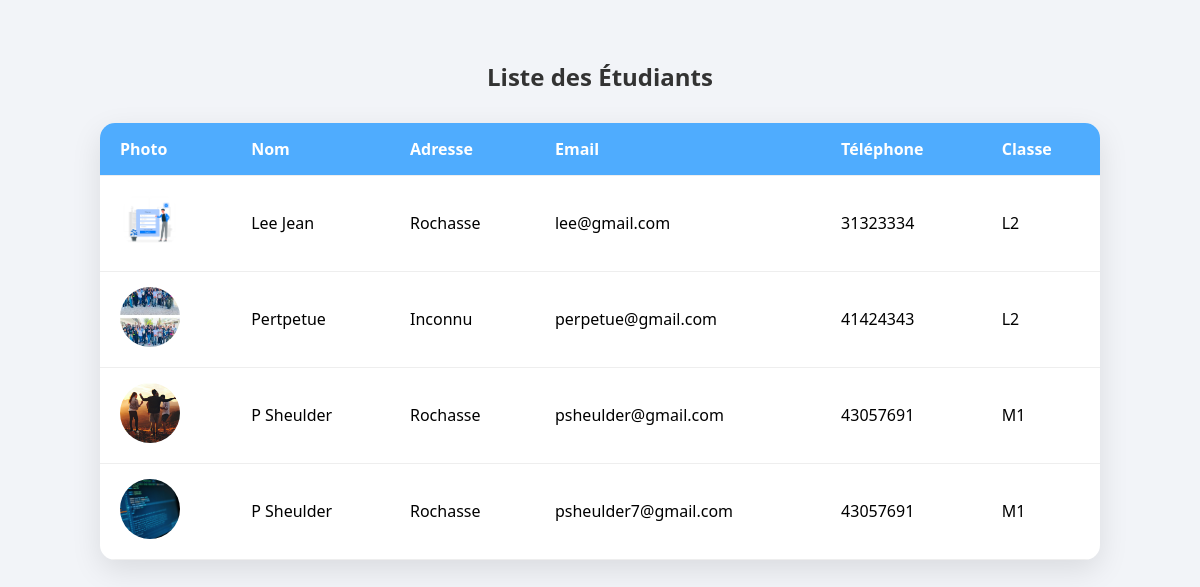
Screenshot of /school/table/ with the database file from the repository.
### school_app/models.py (models this page shows, shortened)
class Student(models.Model):
    nom = models.CharField(max_length=255)
    addresse = models.CharField(max_length=255)
    telephone = models.IntegerField()
    email  = models.EmailField(unique=True)
    image = models.ImageField(upload_to='images/', null=True, blank=True)
    classe = models.CharField(max_length=5)

### school_app/views.py (the view)
# urls.py: path('table/', views.table, name='table'),
def table(request):
    data = Student.objects.all()
    return render(request, "table.html", {'data':data} )

### school_app/templates/table.html (shortened to what this page needs)
<!DOCTYPE html>
<html lang="fr">
<head>
</head>
<body>
  <h2>Liste des Étudiants</h2>
  <div class="table-container">
    <table>
      <thead>
        <tr>
          <th>Photo</th>
          <th>Nom</th>
          <th>Adresse</th>
          <th>Email</th>
          <th>Téléphone</th>
          <th>Classe</th>
        </tr>
      </thead>
      <tbody>
        {%for info in data%}
        <tr>
          <td data-label="Photo">
            <img class="profile-pic" src="{{info.image.url}}" alt="Photo étudiant">
          </td>
          <td data-label="Nom"> {{info.nom}}</td>
          <td data-label="Adresse">{{info.addresse}}</td>
          <td data-label="Email">{{info.email}}</td>
          <td data-label="Téléphone">{{info.telephone}}</td>
          <td data-label="Classe">{{info.classe}}</td>
        </tr>
        {%endfor%}
      </tbody>
    </table>
  </div>
</body>
</html>

### school_app/templates/table.html (style rules this page uses)
body { margin: 0; padding: 40px; background: #f2f4f8; font-family: 'Segoe UI', Tahoma, Geneva, Verdana, sans-serif; }
h2 { text-align: center; margin-bottom: 30px; color: #333; }
.table-container { max-width: 1000px; margin: auto; background: #fff; border-radius: 15px; box-shadow: 0 10px 30px rgba(0, 0, 0, 0.1); overflow: hidden; }
table { width: 100%; border-collapse: collapse; }
thead { background: #4facfe; color: white; }
th, td { padding: 15px 20px; text-align: left; border-bottom: 1px solid #eee; }
img.profile-pic { width: 60px; height: 60px; border-radius: 50%; object-fit: cover; }

### rows the page displays
Student: image (picture), nom "Lee Jean", addresse "Rochasse", email "lee@gmail.com", telephone "31323334", classe "L2"
Student: image (picture), nom "Pertpetue", addresse "Inconnu", email "perpetue@gmail.com", telephone "41424343", classe "L2"
Student: image (picture), nom "P Sheulder", addresse "Rochasse", email "psheulder@gmail.com", telephone "43057691", classe "M1"
Student: image (picture), nom "P Sheulder", addresse "Rochasse", email "psheulder7@gmail.com", telephone "43057691", classe "M1"
